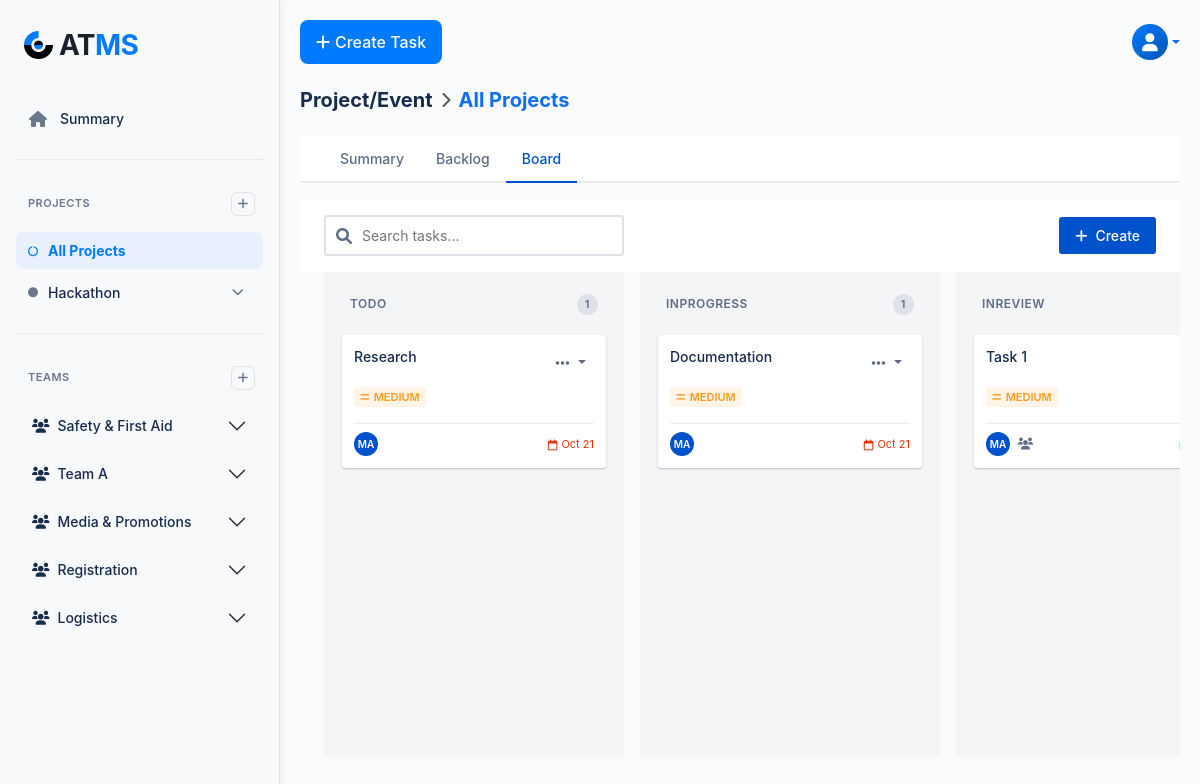
The app's page /accounts/board_page/ (signed in) with its own data.
### accounts/models.py (models this page shows, shortened)
class Project(models.Model):
    name = models.CharField(max_length=255)
    description = models.TextField(blank=True, null=True)
    created_by = models.ForeignKey(settings.AUTH_USER_MODEL, on_delete=models.SET_NULL, null=True, related_name='projects_created')
    created_at = models.DateTimeField(default=timezone.now)
    department = models.ManyToManyField('Department', blank=True)  # link project to a department

class Team(models.Model):
    name = models.CharField(max_length=100)
    description = models.TextField(blank=True, null=True)
    staff = models.ForeignKey(CustomUser, on_delete=models.CASCADE, related_name='teams')
    members = models.ManyToManyField(CustomUser, blank=True, related_name='student_teams')
    head = models.ForeignKey(CustomUser, on_delete=models.SET_NULL, null=True, related_name="team_head")

class Task(models.Model):
    STATUS_CHOICES = [
        ('to_do', 'To Do'),
        ('in_progress', 'In Progress'),
        ('in_review', 'In Review'),
        ('done', 'Done'),
    ]
    PRIORITY_CHOICES = [
        ('low', 'Low'),
        ('medium', 'Medium'),
        ('high', 'High'),
    ]
    title = models.CharField(max_length=255)
    description = models.TextField()
    assigned_to = models.ForeignKey(
        'CustomUser',
        on_delete=models.CASCADE,
        related_name='assigned_tasks',
        limit_choices_to={'role': 'student'},
        null=True,  # now optional to allow team assignment
        blank=True
    )
    assigned_by = models.ForeignKey(
        'CustomUser',
        on_delete=models.CASCADE,
        related_name='created_tasks',
        limit_choices_to={'role': 'staff'}
    )
    project = models.ForeignKey(Project, on_delete=models.CASCADE, related_name='tasks', null=True, blank=True)
    team = models.ForeignKey(
        'Team',
        on_delete=models.CASCADE,
        related_name='tasks',
        null=True,
        blank=True
    )
    parent_task = models.ForeignKey('self', on_delete=models.CASCADE, related_name='subtasks', null=True, blank=True)
    status = models.CharField(max_length=20, choices=STATUS_CHOICES, default='to_do')
    priority = models.CharField(max_length=20, choices=PRIORITY_CHOICES, default='medium')
    due_date = models.DateField(null=True, blank=True)
    created_at = models.DateTimeField(auto_now_add=True)
    updated_at = models.DateTimeField(auto_now=True)
    sprint = models.CharField(max_length=100, blank=True)
    start_time = models.DateTimeField(null=True, blank=True)
    end_time = models.DateTimeField(null=True, blank=True)
    total_time = models.DurationField(null=True, blank=True)  # stores timedelta
    total_time_seconds = models.PositiveIntegerField(default=0)  # optional for aggregation

class CustomUser(AbstractUser):
    emp_id = models.CharField(max_length=20, blank=True, null=True)
    campus = models.ForeignKey('Campus', on_delete=models.SET_NULL, null=True, blank=True)
    school = models.ForeignKey('School', on_delete=models.SET_NULL, null=True, blank=True)
    department = models.ManyToManyField('Department', blank=True)
    phone_number = models.CharField(max_length=15, blank=True, null=True)
    gender = models.CharField(max_length=10, blank=True, null=True)
    phone_no = models.CharField(max_length=15, blank=True, null=True)
    role = models.CharField(
        max_length=10,
        choices=[('admin', 'Admin'), ('hod', 'HOD'), ('staff', 'Staff'), ('student', 'Student')],
        blank=True, null=True,
    )
    email = models.EmailField(unique=True)
    USERNAME_FIELD = 'email'  # login using email
    REQUIRED_FIELDS = ['username']        # must NOT include 'email'

### accounts/views.py (the view)
# urls.py: path('board_page/', views.board_page, name='board_page'),
@login_required
def board_page(request):
    user = request.user
    if user.role == 'hod':
        hod_departments = user.department.all()
        staff_qs = CustomUser.objects.filter(
            role='staff', department__in=hod_departments
        ).distinct()
        projects = Project.objects.filter(
            Q(created_by=user) |
            Q(created_by__in=staff_qs) |
            Q(department__in=hod_departments)
        ).distinct()
        staff_and_students = CustomUser.objects.filter(
            department__in=hod_departments
        ).exclude(Q(role='hod') | Q(role='admin') | Q(is_superuser=True)).distinct()
        teams = Team.objects.filter(
            members__department__in=hod_departments
        ).distinct().prefetch_related(
            Prefetch(
                "members",
                queryset=CustomUser.objects.filter(
                    department__in=hod_departments
                ).exclude(Q(role='hod') | Q(role='admin') | Q(is_superuser=True)).distinct()
            )
        )
    else:  # Staff
        user_departments = user.department.all()
        projects = Project.objects.filter(
            Q(tasks__assigned_to=user) |
            Q(created_by=user) |
            Q(department__in=user_departments)
        ).distinct()
        staff_and_students = CustomUser.objects.filter(
            department__in=user_departments
        ).exclude(Q(role='hod') | Q(role='admin') | Q(is_superuser=True)).distinct()
        teams = Team.objects.filter(
            members__department__in=user_departments
        ).distinct().prefetch_related(
            Prefetch(
                "members",
                queryset=CustomUser.objects.filter(
                    department__in=user_departments
                ).exclude(Q(role='hod') | Q(role='admin') | Q(is_superuser=True)).distinct()
            )
        )
    project_id = request.GET.get('project')
    current_project = get_object_or_404(projects, id=project_id) if project_id else None
    if current_project:
        tasks = Task.objects.filter(project=current_project)
    else:
        tasks = Task.objects.filter(project__in=projects)
    query = request.GET.get('q')
    status = request.GET.get('status')
    priority = request.GET.get('priority')
    if query:
        tasks = tasks.filter(title__icontains=query)
    if status:
        tasks = tasks.filter(status=status)
    if priority:
        tasks = tasks.filter(priority=priority)
    kanban_tasks = {
        'to_do': tasks.filter(status='to_do'),
        'in_progress': tasks.filter(status='in_progress'),
        'in_review': tasks.filter(status='in_review'),
        'done': tasks.filter(status='done'),
    }
    context = {
        'projects': projects,
        'staff_and_students': staff_and_students,
        'teams': teams,
        'tasks': tasks,
        'kanban_tasks': kanban_tasks,
        'current_project': current_project,
        'active_tab': 'board',
    }
    return render(request, 'accounts/board.html', context)

### accounts/templates/accounts/board.html (shortened to what this page needs)
{% extends 'base.html' %}
{% load static %}
{% block content %}
<div class="d-flex align-items-center mb-4">
    <h5 class="fw-bold mb-0 me-2">Project/Event</h5>
    <i class="fas fa-chevron-right text-muted"></i>
    <h5 class="fw-bold mb-0 ms-2 text-primary">
        {% if current_project %}
            {{ current_project.name }}
        {% else %}
            All Projects
        {% endif %}
    </h5>
</div>
<div class="board-nav">
    {% if request.user.role == 'hod' %}
    <a class="board-nav-item {% if request.resolver_match.url_name == 'hod_dashboard' %}active{% endif %}"
       href="{% url 'accounts:hod_dashboard' %}{% if current_project %}?project={{ current_project.id }}{% endif %}">
        Summary
    </a>
    {% else %}
    <a class="board-nav-item {% if request.resolver_match.url_name == 'staff_dashboard' %}active{% endif %}"
       href="{% url 'accounts:staff_dashboard' %}{% if current_project %}?project={{ current_project.id }}{% endif %}">
        Summary
    </a>
    {% endif %}
    <a class="board-nav-item {% if request.resolver_match.url_name == 'backlog_page' %}active{% endif %}"
       href="{% url 'accounts:backlog_page' %}{% if current_project %}?project={{ current_project.id }}{% endif %}">
        Backlog
    </a>
    <a class="board-nav-item {% if request.resolver_match.url_name == 'board_page' %}active{% endif %}"
       href="{% url 'accounts:board_page' %}{% if current_project %}?project={{ current_project.id }}{% endif %}">
        Board
    </a>
</div>
<div class="board-toolbar">
    <div class="search-wrapper">
        <i class="fas fa-search search-icon"></i>
        <input type="search" class="search-input" placeholder="Search tasks..." id="boardSearch">
    </div>
    <button class="btn-create-task" data-bs-toggle="modal" data-bs-target="#createTaskModal">
        <i class="fas fa-plus"></i>
        <span>Create</span>
    </button>
</div>
<div class="kanban-wrapper">
    <div class="kanban-container">
        {% for status, tasks_list in kanban_tasks.items %}
        <div class="kanban-column">
            <div class="column-header">
                <span>{{ status|title|cut:"_" }}</span>
                <span class="task-count">{{ tasks_list|length }}</span>
            </div>
            <div class="task-list">
                {% for task in tasks_list %}
                <div class="task-card">
                    <div class="task-card-header">
                        <h6 class="task-title">{{ task.title }}</h6>
                        <div class="dropdown">
                            <button class="task-dropdown-btn dropdown-toggle" type="button"
                                    data-bs-toggle="dropdown" aria-expanded="false">
                                <i class="fas fa-ellipsis-h"></i>
                            </button>
                        </div>
                    </div>
                    <div class="task-labels">
                        {% if task.priority == 'high' %}
                            <span class="priority-badge priority-high">
                                <i class="fas fa-arrow-up"></i> High
                            </span>
                        {% elif task.priority == 'medium' %}
                            <span class="priority-badge priority-medium">
                                <i class="fas fa-equals"></i> Medium
                            </span>
                        {% elif task.priority == 'low' %}
                            <span class="priority-badge priority-low">
                                <i class="fas fa-arrow-down"></i> Low
                            </span>
                        {% endif %}
                    </div>
                    <div class="task-meta">
                        <div class="task-meta-left">
                            <div class="task-avatar" title="{{ task.assigned_to.username }}">
                                {{ task.assigned_to.username|slice:":2"|upper }}
                            </div>
                            {% if task.team %}
                            <span title="Team: {{ task.team.name }}">
                                <i class="fas fa-users"></i>
                            </span>
                            {% endif %}
                        </div>
                        <div class="task-due-date" title="Due date">
                            <i class="far fa-calendar"></i>
                            {{ task.due_date|date:"M d" }}
                        </div>
                    </div>
                </div>
                {% empty %}
                <div class="empty-state">
                    <p>No tasks</p>
                </div>
                {% endfor %}
            </div>
        </div>
        {% endfor %}
    </div>
</div>
{% endblock %}

### templates/base.html (shortened to what this page needs)
<!DOCTYPE html>
<html lang="en">
{% load static %}
<head>
  <link rel="stylesheet" href="https://cdn.jsdelivr.net/npm/bootstrap@5.3.2/dist/css/bootstrap.min.css">
  <link rel="stylesheet" href="https://cdnjs.cloudflare.com/ajax/libs/font-awesome/6.0.0-beta3/css/all.min.css">
</head>
<body>
<div class="main-container">
  <div class="sidebar">
      <div class="sidebar-logo">
          <img src="{% static 'accounts/images/group-481747-1-19.png' %}" alt="Students Logo" class="logo-image">
          AT<span>MS</span>
      </div>
      <div class="sidebar-menu">
          {% if request.user.role == 'hod' %}
              <a href="{% url 'accounts:hod_dashboard' %}" class="{% if request.resolver_match.url_name == 'hod_dashboard' %}active{% endif %}">
                  <i class="fas fa-home"></i> Summary
              </a>
          {% else %}
              <a href="{% url 'accounts:staff_dashboard' %}" class="{% if request.resolver_match.url_name == 'staff_dashboard' %}active{% endif %}">
                  <i class="fas fa-home"></i> Summary
              </a>
          {% endif %}
      </div>
      <hr class="sidebar-divider">
      <div class="section-header">
          <h6>Projects</h6>
          <a href="#" class="add-btn" data-bs-toggle="modal" data-bs-target="#createProjectModal">
              <i class="fas fa-plus"></i>
          </a>
      </div>
      <div class="projects-list">
          <div class="project-item">
              <div class="project-header {% if request.GET.project == '' or not request.GET.project and not request.session.selected_project_id %}selected{% endif %}">
                  <a href="?project=" class="project-link {% if request.GET.project == '' or not request.GET.project and not request.session.selected_project_id %}active{% endif %}">
                      <i class="fas fa-circle-notch"></i> All Projects
                  </a>
              </div>
          </div>
          {% for project in projects %}
          <div class="project-item">
              <div class="project-header {% if request.GET.project == project.id|stringformat:'s' or request.session.selected_project_id|stringformat:'s' == project.id|stringformat:'s' %}selected{% endif %}">
                  <a href="?project={{ project.id }}"
                    class="project-link {% if request.GET.project == project.id|stringformat:'s' or request.session.selected_project_id|stringformat:'s' == project.id|stringformat:'s' %}active{% endif %}">
                      <i class="fas fa-circle"></i> {{ project.name }}
                  </a>
                  <button class="project-toggle" type="button" data-bs-toggle="collapse"
                          data-bs-target="#projectDesc{{ project.id }}" aria-expanded="false">
                      <i class="fas fa-chevron-down"></i>
                  </button>
              </div>
          </div>
          {% empty %}
          <div class="empty-state">No projects yet</div>
          {% endfor %}
      </div>
      <hr class="sidebar-divider">
      <div class="section-header">
          <h6>Teams</h6>
          <a href="#" class="add-btn" data-bs-toggle="modal" data-bs-target="#createTeamModal">
              <i class="fas fa-plus"></i>
          </a>
      </div>
      <div class="accordion accordion-flush" id="teamsAccordion">
          {% for team in teams %}
          <div class="accordion-item">
              <h2 class="accordion-header" id="headingTeam{{ team.id }}">
                  <button class="accordion-button collapsed"
                          type="button" data-bs-toggle="collapse"
                          data-bs-target="#collapseTeam{{ team.id }}"
                          aria-expanded="false" aria-controls="collapseTeam{{ team.id }}">
                      <i class="fas fa-users me-2"></i> {{ team.name }}
                  </button>
              </h2>
          </div>
          {% empty %}
          <div class="empty-state">No teams yet</div>
          {% endfor %}
      </div>
  </div>
  <div class="main-content">
    <div class="top-navbar mb-4">
      <div class="d-flex align-items-center flex-wrap">
        {% if request.user.role != 'student' %}
        <button class="btn create-task-btn" data-bs-toggle="modal" data-bs-target="#createTaskModal">
          <i class="fas fa-plus"></i> Create Task
        </button>
        {% endif %}
      </div>
      <div class="d-flex align-items-center flex-wrap">
        <div class="dropdown">
          <a href="#" class="d-flex align-items-center text-decoration-none dropdown-toggle"
             id="profileDropdown" data-bs-toggle="dropdown" aria-expanded="false">
            <div class="profile-icon">
              <i class="fas fa-user"></i>
            </div>
          </a>
        </div>
      </div>
    </div>
    {% block content %}{% endblock %}
  </div>
</div>
</body>
</html>

### records on screen
Project: name "Hackathon"
Team: name "Safety & First Aid"
Team: name "Team A"
Team: name "Media & Promotions"
Team: name "Registration"
Team: name "Logistics"
Task: title "Research", priority "medium" (drawn), assigned_to.username "MA", due_date "Oct 21"
Task: title "Documentation", priority "medium" (drawn), assigned_to.username "MA", due_date "Oct 21"
Task: title "Task 1", priority "medium" (drawn), assigned_to.username "MA"

### other values on screen
{{ status|title|cut:"_" }} "TODO" "INPROGRESS" "INREVIEW"
{{ tasks_list|length }} "1" "1"
